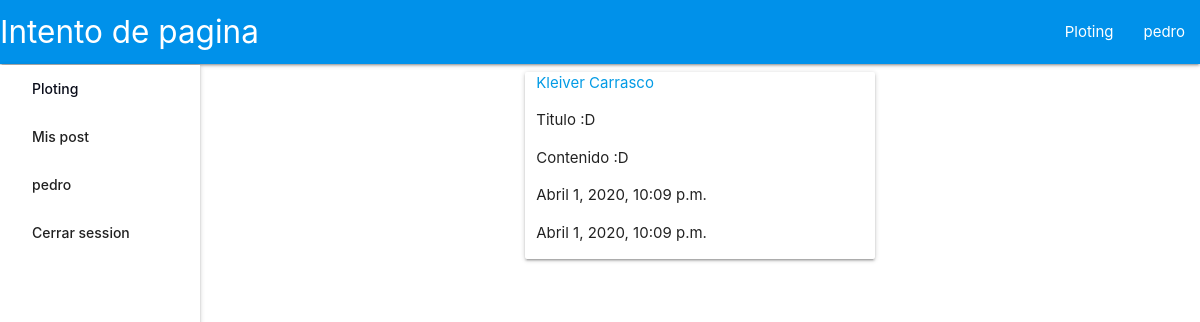
Screenshot of /plots/post/1/ (signed in) with the database file from the repository.
### plots/models.py (models this page shows, shortened)
class UserModel(AbstractUser):
    email = models.EmailField(_('email address'), unique=True)
    avatar = models.ImageField(upload_to='plots', default='plots/default.png')
    location = models.CharField(max_length=140)
    gender = models.CharField(max_length=140, choices=genero)
    information = models.TextField()

class Post(models.Model):
    user = models.ForeignKey(UserModel, on_delete=models.CASCADE)
    title = models.CharField(max_length=140)
    post_text = models.TextField()
    post_date = models.DateTimeField(editable=False)
    post_modified = models.DateTimeField(editable=False)

### plots/views.py (the view)
# urls.py: path('post/<int:post_id>/', views.post_view, name='post'),
@login_required
def post_view(request, post_id):
    post = Post.objects.get(pk=post_id)
    context = {
        'post': post
    }
    return render(request, 'plots/post_template.html', context=context)

### plots/templates/plots/post_template.html (shortened to what this page needs)
{% extends "plots/base.html" %}
{% block content %}
<div class="row">
  <div class="card-panel hoverable col s12 m10 l6 offset-m1 offset-l3 ">
    <a href="{% url 'plots:profile' %}">{{post.user.first_name}} {{post.user.last_name}}</a>
    <p>{{post.title}}</p>
    <p style="white-space: pre-line">{{post.post_text}}</p>
    <p>{{post.post_date}}</p>
    <p>{{post.post_modified}}</p>
  </div>
</div>
{% endblock content %}

### plots/templates/plots/base.html (shortened to what this page needs)
<!DOCTYPE html>
<html lang="es">
<head>
  {% load static %}
  <link rel="stylesheet" type="text/css" href="{% static 'css/materialicons.css' %}">
  <link rel="stylesheet" type="text/css" href="{% static 'css/materialize.min.css' %}">
  <link rel="stylesheet" type="text/css" href="{% static 'css/general.css' %}">
</head>
<body>
  <main>
    <header>
      <div class="navbar-fixed">
        <nav>
          <div class="nav-wrapper light-blue accent-4">
            <a href="{% url 'plots:Home' %}" class="brand-logo">Intento de pagina</a>
            {% if user.is_anonymous %}
            <ul class="right hide-on-med-and-down">
              <li><a href="{% url 'plots:resultsplot' %}">Ploting</a></li>
              <li><a href="{% url 'plots:registrar'%}">registrarse</a></li>
              <li><a href="{% url 'plots:user_login' %}">login</a></li>
            </ul>
            {% else %}
            <ul class="right hide-on-med-and-down">
              <li><a href="{% url 'plots:resultsplot' %}">Ploting</a></li>
              <li><a class="dropdown-trigger" href="#!" data-target="dropdown1">{{user.username}}</a></li>
            </ul>
            {% endif %}
          </div>
        </nav>
      </div>
      {% if user.is_anonymous %}
      <ul class="sidenav sidenav-fixed invesible-top col l1" id="mobile-demo">
        <li><a href="{% url 'plots:resultsplot' %}">Ploting</a></li>
        <li><a href="{% url 'plots:registrar'%}">registrarse</a></li>
        <li><a href="{% url 'plots:user_login' %}">login</a></li>
      </ul>
      {% else %}
      <ul class="sidenav sidenav-fixed invesible-top" id="mobile-demo">
        <li><a href="{% url 'plots:resultsplot' %}" style="color: #0a0d1a;">Ploting</a></li>
        <li><a href="{% url 'plots:list_post' %}">Mis post</a></li>
        <li>
          <ul class="collapsible collapsible-accordion">
            <li>
              <a class="collapsible-header" tabindex="0">{{user.username}}</a>
            </li>
          </ul>
        </li>
        <li><a href="{% url 'plots:logout'%}">Cerrar session</a></li>
      </ul>
      {% endif %}
    </header>
    <div class="row content_margin">
      <div class="container">
        <div class="col s12 m12 l12">
          {% block content %}
          {% endblock %}
        </div>
      </div>
    </div>
  </main>
</body>
</html>

### static/css/general.css (style rules this page uses)
@media only screen and (min-width : 992px) { .invesible-top { top: 65px; } }
@media only screen and (min-width : 992px) { .content_margin { padding-left: 200px; } }
.sidenav { width: 200px !important; }
.sidenav .collapsible-header, .sidenav.fixed .collapsible-header { padding: 0 32px; }

### rows the page displays
UserModel: username "pedro"
Post: user.first_name "Kleiver", user.last_name "Carrasco", title "Titulo :D", post_text "Contenido :D", post_date "Abril 1, 2020, 10:09 p.m.", post_modified "Abril 1, 2020, 10:09 p.m."
